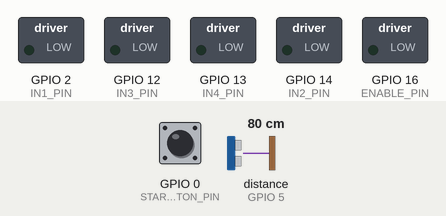
Simulated run of this program. Board: ESP8266 (Wemos D1 mini). Shown: switched loads named in the program (green lamp = pin HIGH). The test bench sets the inputs (shaded band); at power-on: GPIO 0 (START_BUTTON_PIN) HIGH, distance to the obstacle (sensor on GPIO 5) 80 cm. The echo pulse lasts 58.3 µs per cm.

Above: at 1.8 s.
1.9 s: GPIO 0 (START_BUTTON_PIN) pulled LOW for 1 s
At 3.7 s:
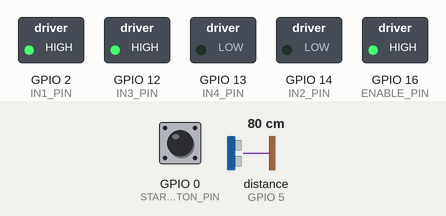
4.6 s: GPIO 0 (START_BUTTON_PIN) pulled LOW for 3.2 s
9.3 s: distance to the obstacle (sensor on GPIO 5) set to 43 cm
10.8 s: distance to the obstacle (sensor on GPIO 5) set to 37 cm
At 11.5 s:
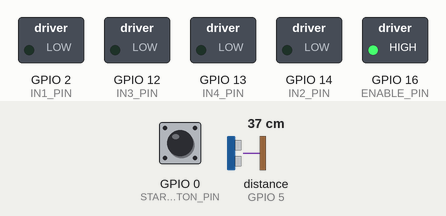
Timing chart, 0 to 13.3 s (numbered marks = the images above; inputs shaded):
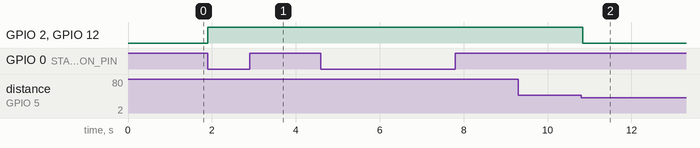

The program:

main.cpp
```cpp
#include <Arduino.h>
#include <NewPing.h>

#define ENABLE_PIN 16
#define IN1_PIN 2
#define IN2_PIN 14
#define IN3_PIN 12
#define IN4_PIN 13
#define START_BUTTON_PIN 0
#define TRIG_PIN 15
#define ECHO_PIN 5

const int motorSpeed = 600;
const int distantaMax = 200;
const int distantaStop = 40;

NewPing sonar(TRIG_PIN, ECHO_PIN, distantaMax);

void moveForward()
{
    analogWrite(IN1_PIN, motorSpeed);
    analogWrite(IN2_PIN, 0);
    analogWrite(IN3_PIN, motorSpeed);
    analogWrite(IN4_PIN, 0);
}

void stopMotors()
{
    analogWrite(IN1_PIN, 0);
    analogWrite(IN2_PIN, 0);
    analogWrite(IN3_PIN, 0);
    analogWrite(IN4_PIN, 0);
}

void setup()
{
    pinMode(ENABLE_PIN, OUTPUT);
    pinMode(IN1_PIN, OUTPUT);
    pinMode(IN2_PIN, OUTPUT);
    pinMode(IN3_PIN, OUTPUT);
    pinMode(IN4_PIN, OUTPUT);

    pinMode(START_BUTTON_PIN, INPUT);
    digitalWrite(START_BUTTON_PIN, HIGH);
    delay(1000);
while (digitalRead(START_BUTTON_PIN) == HIGH)
{
    delay(10);
}


    digitalWrite(ENABLE_PIN, HIGH);
}


void loop()
{
  int distanta = sonar.ping_cm();

if (distanta > 0 && distanta < distantaStop)
{
    stopMotors();
    delay(200);
}
else
{
    moveForward();
    delay(200);
}


    if (digitalRead(START_BUTTON_PIN) == LOW)
    {
        moveForward();
        delay(400);
        stopMotors();
    }
}
```

Measured:
- the behaviour switches between 40 and 39 cm on distance to the obstacle (sensor on GPIO 5) (found by bisection; images 1 and 2)
- after the input at 1.9 s, GPIO 2 (IN1_PIN), GPIO 12 (IN3_PIN), GPIO 16 (ENABLE_PIN): LOW → HIGH at once
- after the input at 9.3 s, every drawn part: stays the same
- after the input at 10.8 s, GPIO 2 (IN1_PIN), GPIO 12 (IN3_PIN): HIGH → LOW at once
